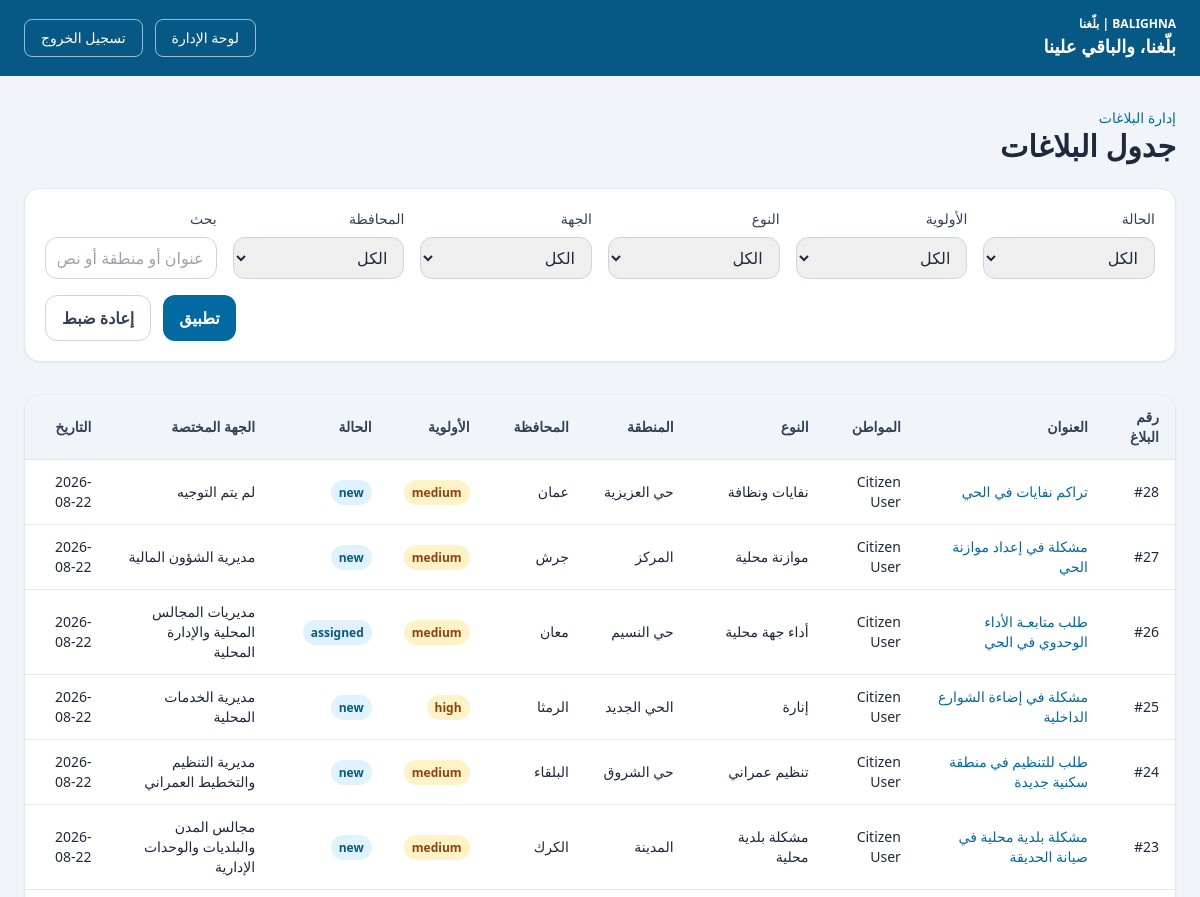
The app's page /admin/complaints (signed in, upper part), older data.
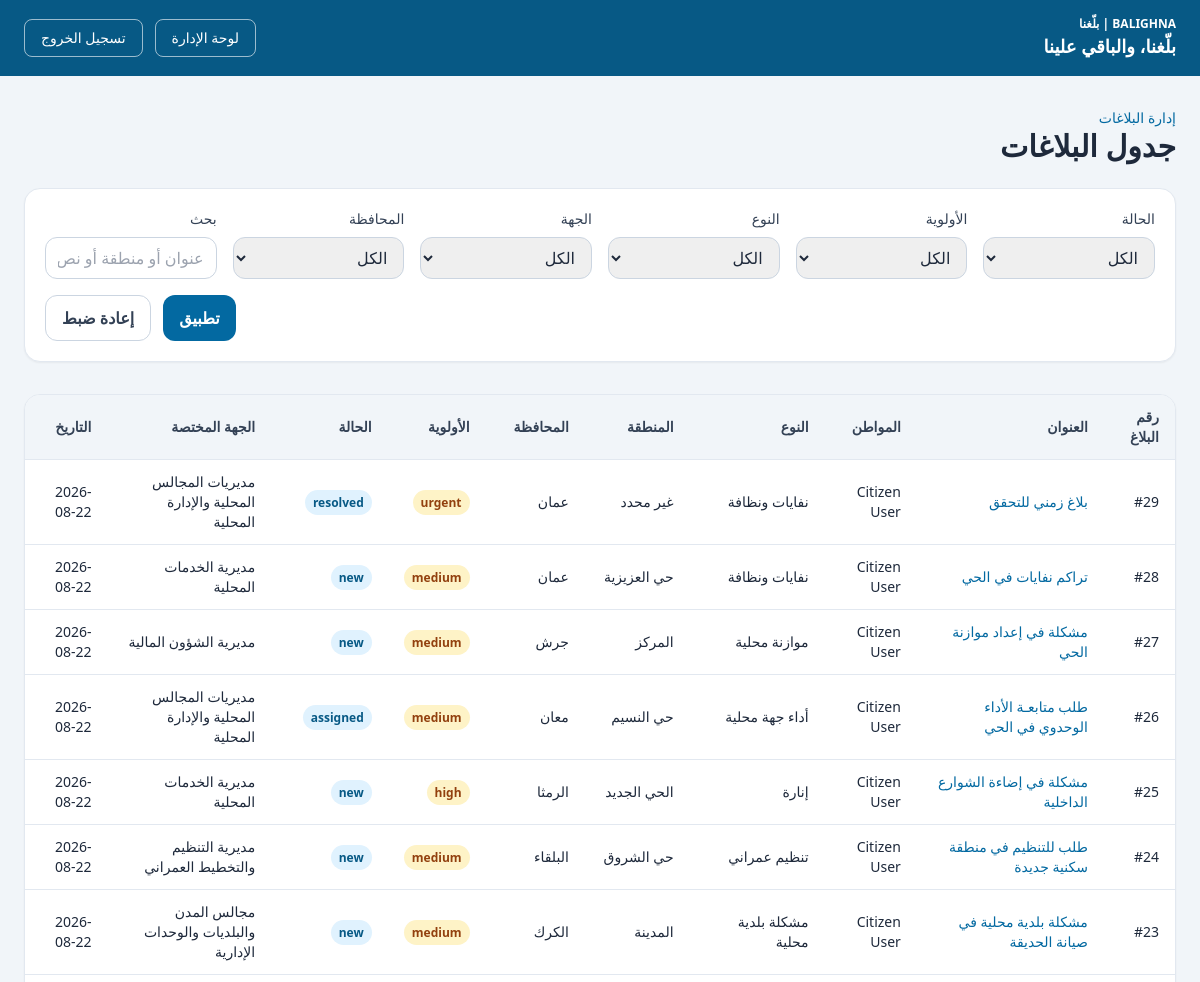
The same page, newer data.
### app/models/complaint.py (models this page shows)
class Complaint(Base):
    __tablename__ = "complaints"
    id: Mapped[int] = mapped_column(primary_key=True, index=True)
    user_id: Mapped[int] = mapped_column(ForeignKey("users.id"), nullable=False)
    category_id: Mapped[int | None] = mapped_column(ForeignKey("categories.id"), nullable=True)
    department_id: Mapped[int | None] = mapped_column(ForeignKey("departments.id"), nullable=True)
    title: Mapped[str] = mapped_column(String(255), nullable=False)
    description: Mapped[str] = mapped_column(Text, nullable=False)
    address: Mapped[str | None] = mapped_column(String(255), nullable=True)
    area: Mapped[str | None] = mapped_column(String(255), nullable=True)
    governorate: Mapped[str | None] = mapped_column(String(255), nullable=True)
    latitude: Mapped[float | None] = mapped_column(Float, nullable=True)
    longitude: Mapped[float | None] = mapped_column(Float, nullable=True)
    image_path: Mapped[str | None] = mapped_column(String(500), nullable=True)
    priority: Mapped[str] = mapped_column(String(50), default="medium", nullable=False)
    status: Mapped[str] = mapped_column(String(50), default="new", nullable=False)
    routing_reason: Mapped[str | None] = mapped_column(Text, nullable=True)
    routing_confidence: Mapped[float | None] = mapped_column(Float, nullable=True)
    assigned_at: Mapped[datetime | None] = mapped_column(DateTime(timezone=True), nullable=True)
    resolved_at: Mapped[datetime | None] = mapped_column(DateTime(timezone=True), nullable=True)
    created_at: Mapped[datetime] = mapped_column(DateTime(timezone=True), default=lambda: datetime.now(timezone.utc), nullable=False)
    updated_at: Mapped[datetime] = mapped_column(
        DateTime(timezone=True),
        default=lambda: datetime.now(timezone.utc),
        onupdate=lambda: datetime.now(timezone.utc),
        nullable=False,
    )
    user: Mapped["User"] = relationship(back_populates="complaints")
    category: Mapped["Category"] = relationship(back_populates="complaints")
    department: Mapped["Department"] = relationship(back_populates="complaints")
    comments: Mapped[list["Comment"]] = relationship(back_populates="complaint")
    updates: Mapped[list["ComplaintUpdate"]] = relationship(back_populates="complaint")

### app/models/user.py (models this page shows)
class User(Base):
    __tablename__ = "users"
    id: Mapped[int] = mapped_column(primary_key=True, index=True)
    name: Mapped[str] = mapped_column(String(150), nullable=False)
    email: Mapped[str] = mapped_column(String(255), unique=True, index=True, nullable=False)
    hashed_password: Mapped[str] = mapped_column(String(255), nullable=False)
    role: Mapped[str] = mapped_column(String(50), default="citizen", nullable=False)
    created_at: Mapped[datetime] = mapped_column(DateTime(timezone=True), default=lambda: datetime.now(timezone.utc), nullable=False)
    updated_at: Mapped[datetime] = mapped_column(
        DateTime(timezone=True),
        default=lambda: datetime.now(timezone.utc),
        onupdate=lambda: datetime.now(timezone.utc),
        nullable=False,
    )
    complaints: Mapped[list["Complaint"]] = relationship(back_populates="user")
    comments: Mapped[list["Comment"]] = relationship(back_populates="user")
    complaint_updates: Mapped[list["ComplaintUpdate"]] = relationship(back_populates="user")

### app/models/category.py (models this page shows)
class Category(Base):
    __tablename__ = "categories"
    id: Mapped[int] = mapped_column(primary_key=True, index=True)
    name: Mapped[str] = mapped_column(String(200), nullable=False)
    slug: Mapped[str] = mapped_column(String(200), unique=True, index=True, nullable=False)
    description: Mapped[str | None] = mapped_column(Text, nullable=True)
    created_at: Mapped[datetime] = mapped_column(DateTime(timezone=True), default=lambda: datetime.now(timezone.utc), nullable=False)
    updated_at: Mapped[datetime] = mapped_column(
        DateTime(timezone=True),
        default=lambda: datetime.now(timezone.utc),
        onupdate=lambda: datetime.now(timezone.utc),
        nullable=False,
    )
    complaints: Mapped[list["Complaint"]] = relationship(back_populates="category")

### app/models/department.py (models this page shows)
class Department(Base):
    __tablename__ = "departments"
    id: Mapped[int] = mapped_column(primary_key=True, index=True)
    name: Mapped[str] = mapped_column(String(255), nullable=False)
    slug: Mapped[str] = mapped_column(String(255), unique=True, index=True, nullable=False)
    description: Mapped[str] = mapped_column(Text, nullable=False)
    scope: Mapped[str] = mapped_column(String(50), nullable=False, default="directorate")
    created_at: Mapped[datetime] = mapped_column(DateTime(timezone=True), default=lambda: datetime.now(timezone.utc), nullable=False)
    updated_at: Mapped[datetime] = mapped_column(
        DateTime(timezone=True),
        default=lambda: datetime.now(timezone.utc),
        onupdate=lambda: datetime.now(timezone.utc),
        nullable=False,
    )
    complaints: Mapped[list["Complaint"]] = relationship(back_populates="department")

### app/routers/auth.py (the view)
@router.get("/admin/complaints")
async def admin_complaints_list(
    request: Request,
    user: User = Depends(require_role("admin")),
    db: Session = Depends(get_db),
    status: str | None = Query(default=None),
    priority: str | None = Query(default=None),
    category: str | None = Query(default=None),
    department: str | None = Query(default=None),
    governorate: str | None = Query(default=None),
    search: str | None = Query(default=None),
):
    stmt = (
        select(Complaint)
        .options(selectinload(Complaint.user), selectinload(Complaint.category), selectinload(Complaint.department))
        .order_by(Complaint.created_at.desc())
    )
    if status:
        stmt = stmt.where(Complaint.status == status)
    if priority:
        stmt = stmt.where(Complaint.priority == priority)
    if category:
        stmt = stmt.where(Complaint.category_id == int(category))
    if department:
        stmt = stmt.where(Complaint.department_id == int(department))
    if governorate:
        stmt = stmt.where(Complaint.governorate == governorate)
    if search:
        term = f"%{search.strip()}%"
        stmt = stmt.where(
            or_(
                Complaint.title.ilike(term),
                Complaint.description.ilike(term),
                Complaint.address.ilike(term),
                Complaint.area.ilike(term),
                Complaint.governorate.ilike(term),
            )
        )
    complaints = db.scalars(stmt).all()
    categories = db.scalars(select(Category).order_by(Category.name.asc())).all()
    departments = db.scalars(select(Department).order_by(Department.name.asc())).all()
    governorates = db.scalars(
        select(Complaint.governorate)
        .where(Complaint.governorate.isnot(None))
        .distinct()
        .order_by(Complaint.governorate.asc())
    ).all()
    return templates.TemplateResponse(
        request,
        "admin_complaints.html",
        {
            "title": "إدارة البلاغات",
            "user": user,
            "slogan": settings.project_slogan,
            "complaints": complaints,
            "categories": categories,
            "departments": departments,
            "governorates": governorates,
            "status_filter": status,
            "priority_filter": priority,
            "category_filter": category,
            "department_filter": department,
            "governorate_filter": governorate,
            "search": search,
        },
    )

### app/templates/admin_complaints.html (shortened to what the changed rows need)
<!DOCTYPE html>
<html lang="ar" dir="rtl">
  <head>
    <script src="https://cdn.tailwindcss.com"></script>
  </head>
  <body class="bg-slate-100 text-slate-800" dir="rtl">
    <main class="mx-auto max-w-7xl px-6 py-8">
      <div class="mb-6 flex items-center justify-between">
        <div>
          <h1 class="text-3xl font-bold">جدول البلاغات</h1>
        </div>
      </div>
      <div class="overflow-x-auto rounded-2xl border border-slate-200 bg-white shadow-sm">
        <table class="min-w-full text-right text-sm">
          <thead class="bg-slate-100 text-slate-700">
            <tr>
              <th class="px-4 py-3">رقم البلاغ</th>
              <th class="px-4 py-3">العنوان</th>
              <th class="px-4 py-3">المواطن</th>
              <th class="px-4 py-3">النوع</th>
              <th class="px-4 py-3">المنطقة</th>
              <th class="px-4 py-3">المحافظة</th>
              <th class="px-4 py-3">الأولوية</th>
              <th class="px-4 py-3">الحالة</th>
              <th class="px-4 py-3">الجهة المختصة</th>
              <th class="px-4 py-3">التاريخ</th>
            </tr>
          </thead>
          <tbody>
            {% for complaint in complaints %}
            <tr class="border-t border-slate-200 hover:bg-slate-50">
              <td class="px-4 py-3">#{{ complaint.id }}</td>
              <td class="px-4 py-3"><a href="/admin/complaints/{{ complaint.id }}" class="font-medium text-sky-700 hover:underline">{{ complaint.title }}</a></td>
              <td class="px-4 py-3">{{ complaint.user.name if complaint.user else 'غير معروف' }}</td>
              <td class="px-4 py-3">{{ complaint.category.name if complaint.category else 'غير محدد' }}</td>
              <td class="px-4 py-3">{{ complaint.area or 'غير محدد' }}</td>
              <td class="px-4 py-3">{{ complaint.governorate or 'غير محدد' }}</td>
              <td class="px-4 py-3"><span class="rounded-full bg-amber-100 px-2 py-1 text-xs font-semibold text-amber-800">{{ complaint.priority }}</span></td>
              <td class="px-4 py-3"><span class="rounded-full bg-sky-100 px-2 py-1 text-xs font-semibold text-sky-800">{{ complaint.status }}</span></td>
              <td class="px-4 py-3">{{ complaint.department.name if complaint.department else 'لم يتم التوجيه' }}</td>
              <td class="px-4 py-3">{{ complaint.created_at.strftime('%Y-%m-%d') }}</td>
            </tr>
            {% else %}
            <tr>
              <td colspan="10" class="px-4 py-8 text-center text-slate-500">لا توجد بلاغات</td>
            </tr>
            {% endfor %}
          </tbody>
        </table>
      </div>
    </main>
  </body>
</html>

Row changes from the older to the newer data that the page shows:
added Complaint: id "29", title "بلاغ زمني للتحقق", user "Citizen User", category "نفايات ونظافة", area "غير محدد", governorate "عمان", priority "urgent", status "resolved", department "مديريات المجالس المحلية والإدارة المحلية", created_at "2026-08-22"
changed Complaint "تراكم نفايات في الحي": department "لم يتم التوجيه" → "مديرية الخدمات المحلية"
